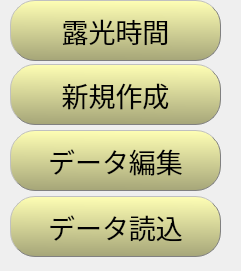
  <widget class="QFrame" name="frame">
   <property name="geometry">
    <rect>
     <x>0</x>
     <y>0</y>
     <width>241</width>
     <height>271</height>
    </rect>
   </property>
   <property name="frameShape">
    <enum>QFrame::NoFrame</enum>
   </property>
   <property name="frameShadow">
    <enum>QFrame::Plain</enum>
   </property>
   <widget class="QPushButton" name="PushButtonLoadMaster">
    <property name="geometry">
     <rect>
      <x>10</x>
      <y>196</y>
      <width>211</width>
      <height>61</height>
     </rect>
    </property>
    <property name="font">
     <font>
      <family>MS UI Gothic</family>
      <pointsize>20</pointsize>
     </font>
    </property>
    <property name="styleSheet">
     <string notr="true">QPushButton {
	border-style: outset;
	border-width: 1px;
	border-radius: 25px;
	border-color: gray;
	background-color: qlineargradient(spread:pad, x1:0.0113636, y1:0, x2:0, y2:1, stop:0 rgba(254, 254, 180, 255), stop:1 rgba(165, 165, 120, 255));
}
QPushButton:pressed { 	
	background-color: qlineargradient(spread:pad, x1:0, y1:1, x2:0, y2:0, stop:0 rgba(225, 225, 225, 255), stop:1 rgba(141, 141, 141, 255));
}
QPushButton:checked { 	
	background-color: qlineargradient(spread:pad, x1:0, y1:1, x2:0, y2:0, stop:0 rgba(225, 180, 180, 255), stop:1 rgba(141, 100, 100, 255));
}</string>
    </property>
    <property name="text">
     <string>データ読込</string>
    </property>
    <property name="checkable">
     <bool>true</bool>
    </property>
    <property name="checked">
     <bool>false</bool>
    </property>
    <property name="autoExclusive">
     <bool>true</bool>
    </property>
    <property name="autoDefault">
     <bool>false</bool>
    </property>
    <property name="default">
     <bool>false</bool>
    </property>
    <property name="flat">
     <bool>false</bool>
    </property>
   </widget>
   <widget class="QPushButton" name="PushButtonCreateNew">
    <property name="geometry">
     <rect>
      <x>10</x>
      <y>64</y>
      <width>211</width>
      <height>61</height>
     </rect>
    </property>
    <property name="font">
     <font>
      <family>MS UI Gothic</family>
      <pointsize>20</pointsize>
     </font>
    </property>
    <property name="styleSheet">
     <string notr="true">QPushButton {
	border-style: outset;
	border-width: 1px;
	border-radius: 25px;
	border-color: gray;
	background-color: qlineargradient(spread:pad, x1:0.0113636, y1:0, x2:0, y2:1, stop:0 rgba(254, 254, 180, 255), stop:1 rgba(165, 165, 120, 255));
}
QPushButton:pressed { 	
	background-color: qlineargradient(spread:pad, x1:0, y1:1, x2:0, y2:0, stop:0 rgba(225, 225, 225, 255), stop:1 rgba(141, 141, 141, 255));
}
QPushButton:checked { 	
	background-color: qlineargradient(spread:pad, x1:0, y1:1, x2:0, y2:0, stop:0 rgba(225, 180, 180, 255), stop:1 rgba(141, 100, 100, 255));
}</string>
    </property>
    <property name="text">
     <string>新規作成</string>
    </property>
    <property name="checkable">
     <bool>true</bool>
    </property>
    <property name="checked">
     <bool>false</bool>
    </property>
    <property name="autoExclusive">
     <bool>true</bool>
    </property>
    <property name="autoDefault">
     <bool>false</bool>
    </property>
    <property name="default">
     <bool>false</bool>
    </property>
    <property name="flat">
     <bool>false</bool>
    </property>
   </widget>
   <widget class="QPushButton" name="PushButtonEdit">
    <property name="geometry">
     <rect>
      <x>10</x>
      <y>130</y>
      <width>211</width>
      <height>61</height>
     </rect>
    </property>
    <property name="font">
     <font>
      <family>MS UI Gothic</family>
      <pointsize>20</pointsize>
     </font>
    </property>
    <property name="styleSheet">
     <string notr="true">QPushButton {
	border-style: outset;
	border-width: 1px;
	border-radius: 25px;
	border-color: gray;
	background-color: qlineargradient(spread:pad, x1:0.0113636, y1:0, x2:0, y2:1, stop:0 rgba(254, 254, 180, 255), stop:1 rgba(165, 165, 120, 255));
}
QPushButton:pressed { 	
	background-color: qlineargradient(spread:pad, x1:0, y1:1, x2:0, y2:0, stop:0 rgba(225, 225, 225, 255), stop:1 rgba(141, 141, 141, 255));
}
QPushButton:checked { 	
	background-color: qlineargradient(spread:pad, x1:0, y1:1, x2:0, y2:0, stop:0 rgba(225, 180, 180, 255), stop:1 rgba(141, 100, 100, 255));
}</string>
    </property>
    <property name="text">
     <string>データ編集</string>
    </property>
    <property name="checkable">
     <bool>true</bool>
    </property>
    <property name="checked">
     <bool>false</bool>
    </property>
    <property name="autoExclusive">
     <bool>true</bool>
    </property>
    <property name="autoDefault">
     <bool>false</bool>
    </property>
    <property name="default">
     <bool>false</bool>
    </property>
    <property name="flat">
     <bool>false</bool>
    </property>
   </widget>
   <widget class="QPushButton" name="PushButtonSetExposure">
    <property name="geometry">
     <rect>
      <x>10</x>
      <y>0</y>
      <width>211</width>
      <height>61</height>
     </rect>
    </property>
    <property name="font">
     <font>
      <family>MS UI Gothic</family>
      <pointsize>20</pointsize>
     </font>
    </property>
    <property name="styleSheet">
     <string notr="true">QPushButton {
	border-style: outset;
	border-width: 1px;
	border-radius: 25px;
	border-color: gray;
	background-color: qlineargradient(spread:pad, x1:0.0113636, y1:0, x2:0, y2:1, stop:0 rgba(254, 254, 180, 255), stop:1 rgba(165, 165, 120, 255));
}
QPushButton:pressed { 	
	background-color: qlineargradient(spread:pad, x1:0, y1:1, x2:0, y2:0, stop:0 rgba(225, 225, 225, 255), stop:1 rgba(141, 141, 141, 255));
}
QPushButton:checked { 	
	background-color: qlineargradient(spread:pad, x1:0, y1:1, x2:0, y2:0, stop:0 rgba(225, 180, 180, 255), stop:1 rgba(141, 100, 100, 255));
}</string>
    </property>
    <property name="text">
     <string>露光時間</string>
    </property>
    <property name="checkable">
     <bool>true</bool>
    </property>
    <property name="checked">
     <bool>false</bool>
    </property>
    <property name="autoExclusive">
     <bool>true</bool>
    </property>
    <property name="autoDefault">
     <bool>false</bool>
    </property>
    <property name="default">
     <bool>false</bool>
    </property>
    <property name="flat">
     <bool>false</bool>
    </property>
   </widget>
  </widget>
